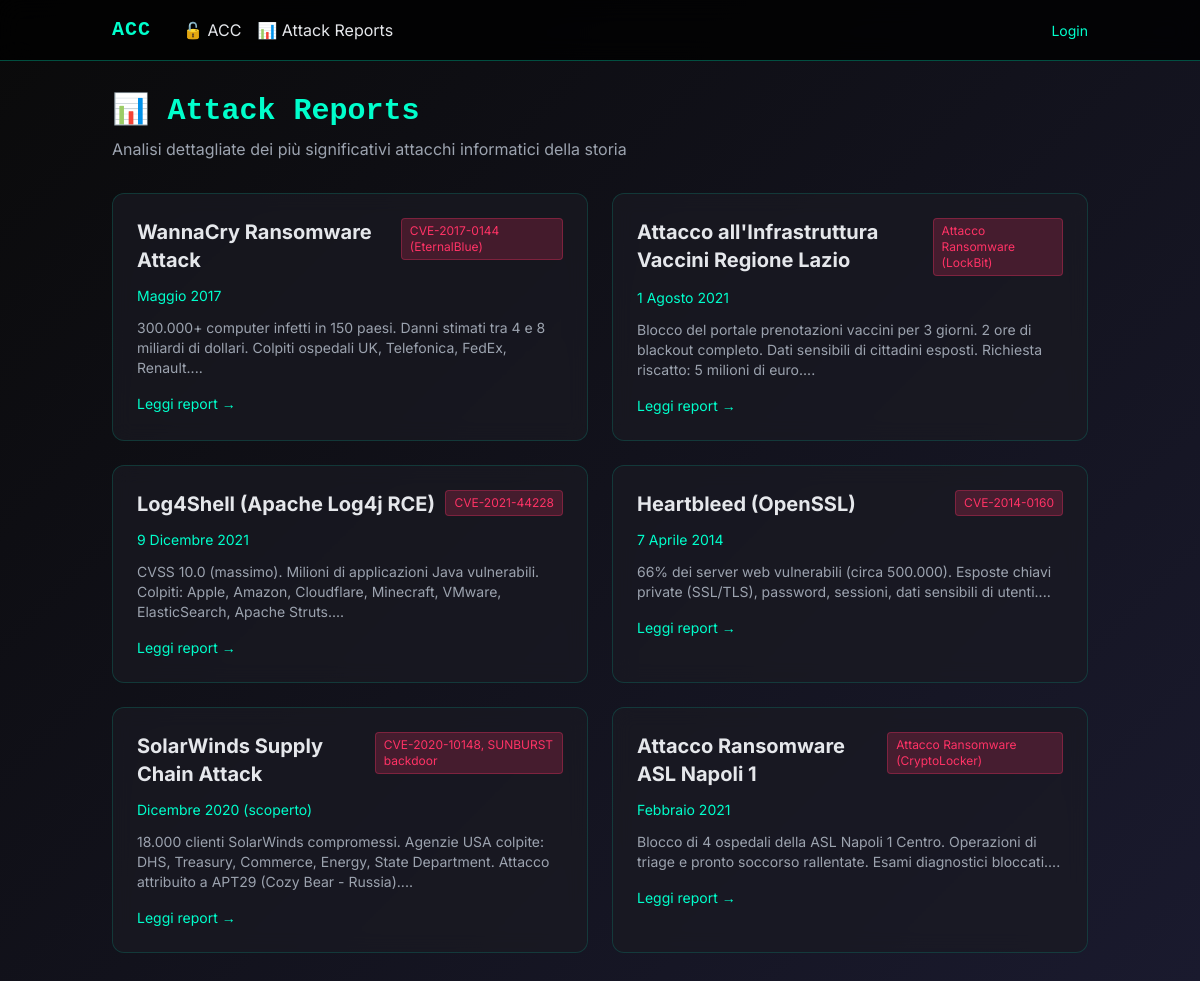
Page /reports on the committed database.
### app.py (models this page shows)
class Report(db.Model):
    id = db.Column(db.Integer, primary_key=True)
    title = db.Column(db.String(200), nullable=False)
    cve_id = db.Column(db.String(50))
    date = db.Column(db.String(50))
    impact = db.Column(db.Text)
    description = db.Column(db.Text)
    technical_details = db.Column(db.Text)
    affected_systems = db.Column(db.Text)
    solution = db.Column(db.Text)
    source = db.Column(db.String(200))
    image_url = db.Column(db.String(200))

### app.py (the view)
@app.route('/reports')
def reports_index():
    all_reports = Report.query.order_by(Report.id).all()
    return render_template('reports/index.html', reports=all_reports)

### templates/reports/index.html (shortened to what this page needs)
{% extends "base.html" %}
{% block content %}
<div>
    <h1 class="text-3xl font-bold text-[#00ffcc] font-mono mb-2">📊 Attack Reports</h1>
    <p class="text-gray-400 mb-8">Analisi dettagliate dei più significativi attacchi informatici della storia</p>
    <div class="grid md:grid-cols-2 gap-6">
        {% for report in reports %}
        <a href="/reports/{{ report.id }}" class="glass rounded-xl p-6 hover:scale-105 transition">
            <div class="flex justify-between items-start mb-3">
                <h3 class="text-xl font-bold">{{ report.title }}</h3>
                {% if report.cve_id %}
                <span class="vuln-badge text-xs px-2 py-1 rounded">{{ report.cve_id }}</span>
                {% endif %}
            </div>
            <div class="text-sm text-[#00ffcc] mb-3">{{ report.date }}</div>
            <p class="text-gray-400 text-sm line-clamp-3">{{ report.impact[:200] }}...</p>
            <div class="mt-4 text-[#00ffcc] text-sm">Leggi report →</div>
        </a>
        {% endfor %}
    </div>
</div>
{% endblock %}

### templates/base.html (style rules this page uses)
body { font-family: 'Inter', sans-serif; background: linear-gradient(135deg, #0a0a0a 0%, #1a1a2e 100%); }
.font-mono { font-family: 'JetBrains Mono', monospace; }
.glass { background: rgba(26, 26, 35, 0.7); backdrop-filter: blur(10px); border: 1px solid rgba(0, 255, 204, 0.15); }
.vuln-badge { background: rgba(255, 51, 102, 0.2); color: #ff3366; border: 1px solid rgba(255, 51, 102, 0.3); }

### rows in the picture
Report: title "WannaCry Ransomware Attack", cve_id "CVE-2017-0144 (EternalBlue)", date "Maggio 2017", impact "300.000+ computer infetti in 150 paesi. Danni stimati tra 4 e 8 miliardi di dollari. Colpiti ospedali UK, Telefonica, FedEx, Renault."
Report: title "Attacco all'Infrastruttura Vaccini Regione Lazio", cve_id "Attacco Ransomware (LockBit)", date "1 Agosto 2021", impact "Blocco del portale prenotazioni vaccini per 3 giorni. 2 ore di blackout completo. Dati sensibili di cittadini esposti. Richiesta riscatto: 5 milioni di euro."
Report: title "Log4Shell (Apache Log4j RCE)", cve_id "CVE-2021-44228", date "9 Dicembre 2021", impact "CVSS 10.0 (massimo). Milioni di applicazioni Java vulnerabili. Colpiti: Apple, Amazon, Cloudflare, Minecraft, VMware, ElasticSearch, Apache Struts."
Report: title "Heartbleed (OpenSSL)", cve_id "CVE-2014-0160", date "7 Aprile 2014", impact "66% dei server web vulnerabili (circa 500.000). Esposte chiavi private (SSL/TLS), password, sessioni, dati sensibili di utenti."
Report: title "SolarWinds Supply Chain Attack", cve_id "CVE-2020-10148, SUNBURST backdoor", date "Dicembre 2020 (scoperto)", impact "18.000 clienti SolarWinds compromessi. Agenzie USA colpite: DHS, Treasury, Commerce, Energy, State Department. Attacco attribuito a APT29 (Cozy Bear - Russia)."
Report: title "Attacco Ransomware ASL Napoli 1", cve_id "Attacco Ransomware (CryptoLocker)", date "Febbraio 2021", impact "Blocco di 4 ospedali della ASL Napoli 1 Centro. Operazioni di triage e pronto soccorso rallentate. Esami diagnostici bloccati."
